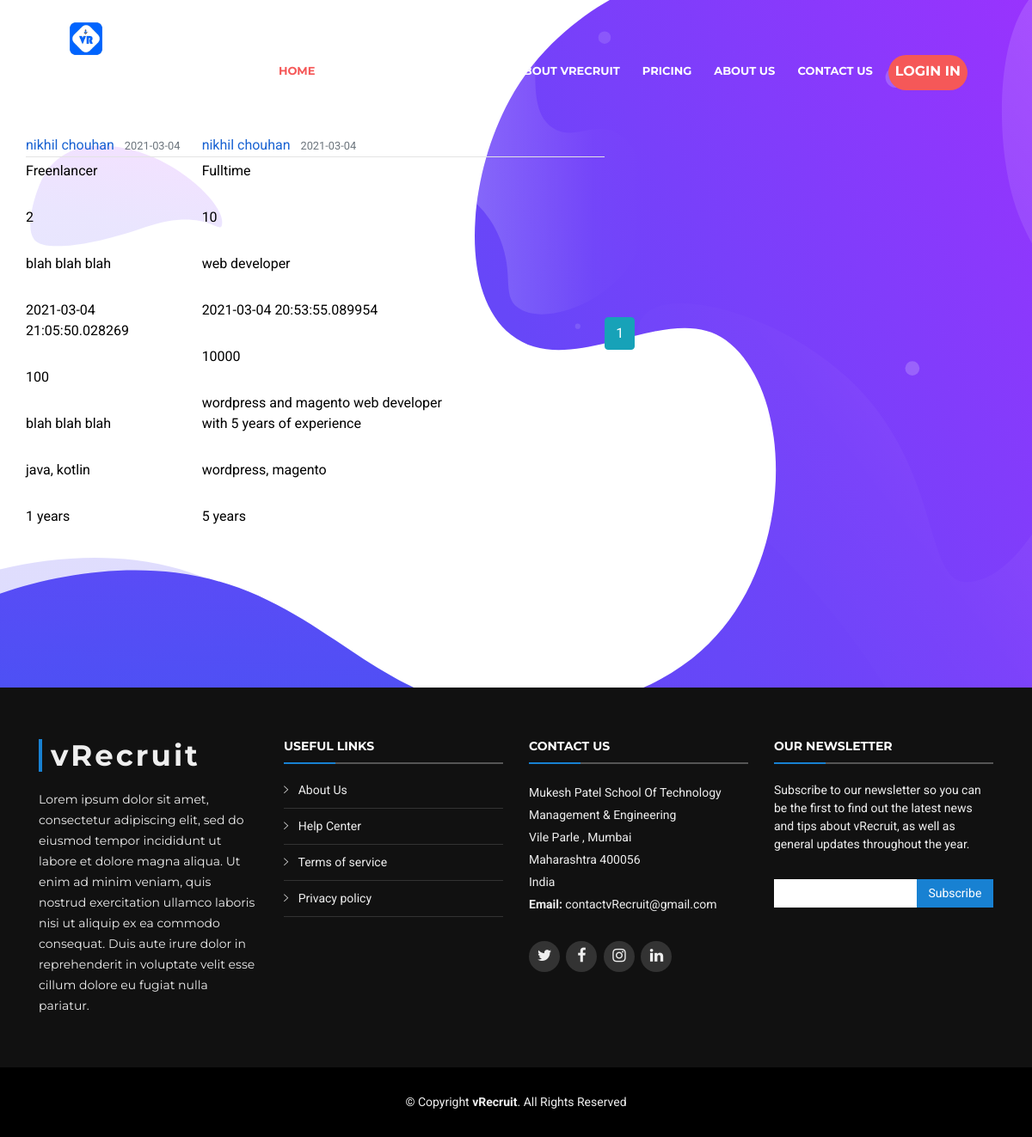
/user/nikhilchouhan987@gmail.com, run on the app's committed database.
### vrecruit/models.py (models this page shows, shortened)
class PostJob(db.Model):
    id = db.Column(db.Integer, primary_key=True)
    job_type = db.Column(db.String(100), nullable=False)
    no_of_openings = db.Column(db.Integer, nullable=False)
    job_profile = db.Column(db.String(100), nullable=False)
    date_posted = db.Column(db.DateTime, nullable=False, default=datetime.utcnow)
    job_stipend = db.Column(db.Integer, nullable=False)
    job_description = db.Column(db.Text, nullable=False)
    skills_required = db.Column(db.Text, nullable=False)
    job_experience = db.Column(db.Text, nullable=False)
    user_id = db.Column(db.Integer, db.ForeignKey('user.id'), nullable=False)

class User(db.Model, UserMixin):
    id = db.Column(db.Integer, primary_key=True)
    email = db.Column(db.String(120), unique=True, nullable=False)
    password = db.Column(db.String(60), nullable=False)
    your_name = db.Column(db.String(120), nullable=False)
    user_type = db.Column(db.String(120), nullable=False)
    new_acc = db.Column(db.Boolean, default=True)
    contact_number = db.Column(db.Integer, nullable=False)
    posts = db.relationship('PostJob', backref='author', lazy=True)

### vrecruit/routes.py (the view)
@app.route("/user/<string:email>")
def user_posts(email):
    page = request.args.get('page', 1, type=int)
    user = User.query.filter_by(email=email).first_or_404()
    posts = PostJob.query.filter_by(author=user)\
        .order_by(PostJob.date_posted.desc())\
        .paginate(page=page, per_page=5)
    return render_template('user_posts.html', posts=posts, user=user)

### vrecruit/templates/user_posts.html
{% extends "layout/layout_index.html" %}
{% block content %}
<section id="intro">
  <div class="page-hero-section bg-image hero-home-2" style="background-image: url({{ url_for('static', filename='img/background-1/bg_hero_1.svg') }}">
    <div class="hero-caption">
      <div class="container fg-white h-100">
        <div class="row align-items-center h-100">
    {% for post in posts.items %}
        <article class="media content-section" >
                      <div class="media-body">
                <div class="article-metadata">
                  <a class="mr-2" href="{{ url_for('user_posts', email=post.author.email) }}">{{ post.author.your_name }}</a>
                  <small class="text-muted" >{{ post.date_posted.strftime('%Y-%m-%d') }}</small>
                </div>
                <p class="article-content" style="color: black;">{{ post.job_type }}</p>
                <p class="article-content" style="color: black;">{{ post.no_of_openings }}</p>
                <p class="article-content" style="color: black;">{{ post.job_profile }}</p>
                <p class="article-content" style="color: black;">{{ post.date_posted }}</p>
                <p class="article-content" style="color: black;">{{ post.job_stipend }}</p>
                <p class="article-content" style="color: black;">{{ post.job_description }}</p>
                <p class="article-content" style="color: black;">{{ post.skills_required}}</p>
                <p class="article-content" style="color: black;">{{ post.job_experience }}</p>
              </div>
        </article>
    {% endfor %}
    {% for page_num in posts.iter_pages(left_edge=1, right_edge=1, left_current=1, right_current=2) %}
      {% if page_num %}
        {% if posts.page == page_num %}
          <a class="btn btn-info mb-4" href="{{ url_for('user_posts', email=user.email, page=page_num) }}">{{ page_num }}</a>
        {% else %}
          <a class="btn btn-outline-info mb-4" href="{{ url_for('user_posts', email=user.email, page=page_num) }}">{{ page_num }}</a>
        {% endif %}
      {% else %}
        ...
      {% endif %}
    {% endfor %}
  </div>
  </div>
</div>
</div>
</section>
{% endblock content %}

### vrecruit/static/css/style_index.css (style rules this page uses)
body { background: #fff; color: #666666; font-family: "Roboto", sans-serif; }
a { color:#1862d2; transition: 0.5s; }
p { padding: 0; margin: 0 0 30px 0; }
.page-hero-section { position: relative; height: 100vh; }
.page-hero-section .hero-caption { height: 100%; }
.bg-image { background-size: cover; background-position: center center; background-repeat: no-repeat; }
.hero-home-2 { min-height: 780px; }
.article-content { white-space: pre-line; }
.article-metadata { padding-bottom: 1px; margin-bottom: 4px; border-bottom: 1px solid #e3e3e3 }
#intro p { color: white; }
@media (min-width: 1024px) { #intro p { width: 60%; } }

### data on the page
PostJob: author.your_name "nikhil chouhan", date_posted "2021-03-04", job_type "Freenlancer", no_of_openings "2", job_profile "blah blah blah", date_posted "2021-03-04 21:05:50.028269", job_stipend "100", job_description "blah blah blah", skills_required "java, kotlin", job_experience "1 years"
PostJob: author.your_name "nikhil chouhan", date_posted "2021-03-04", job_type "Fulltime", no_of_openings "10", job_profile "web developer", date_posted "2021-03-04 20:53:55.089954", job_stipend "10000", job_description "wordpress and magento web developer with 5 years of experience", skills_required "wordpress, magento", job_experience "5 years"

### other printed values
{{ page_num }} "1"
